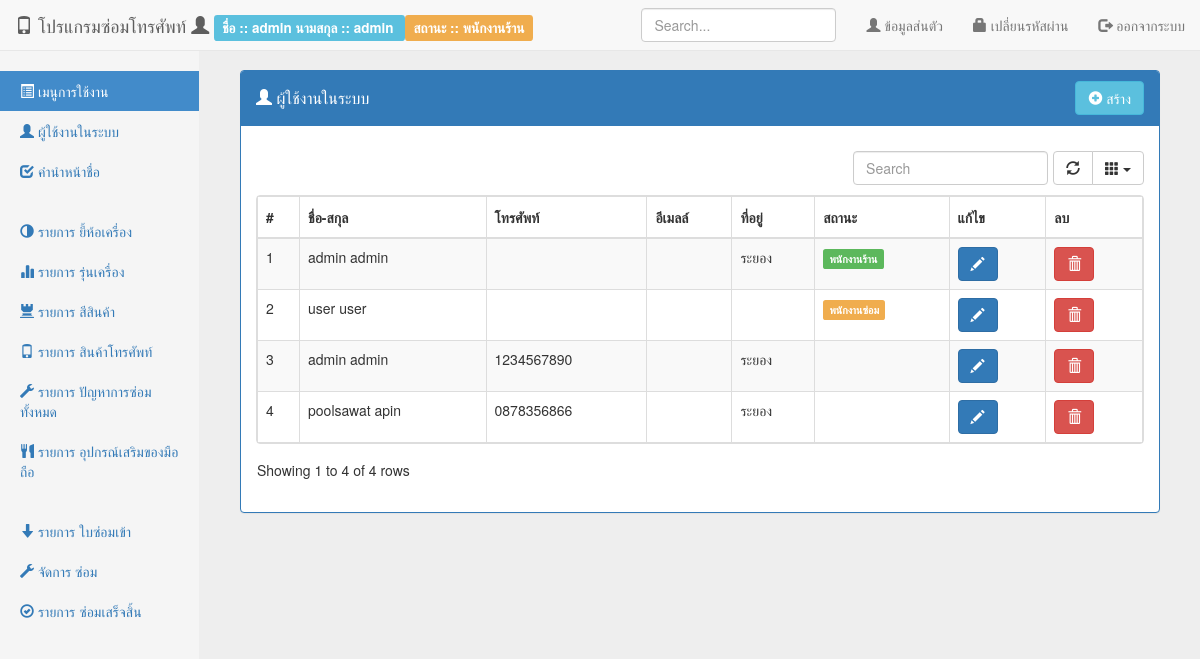
Page /src/back/index.php?page=list-person (signed in) on the earlier database version.
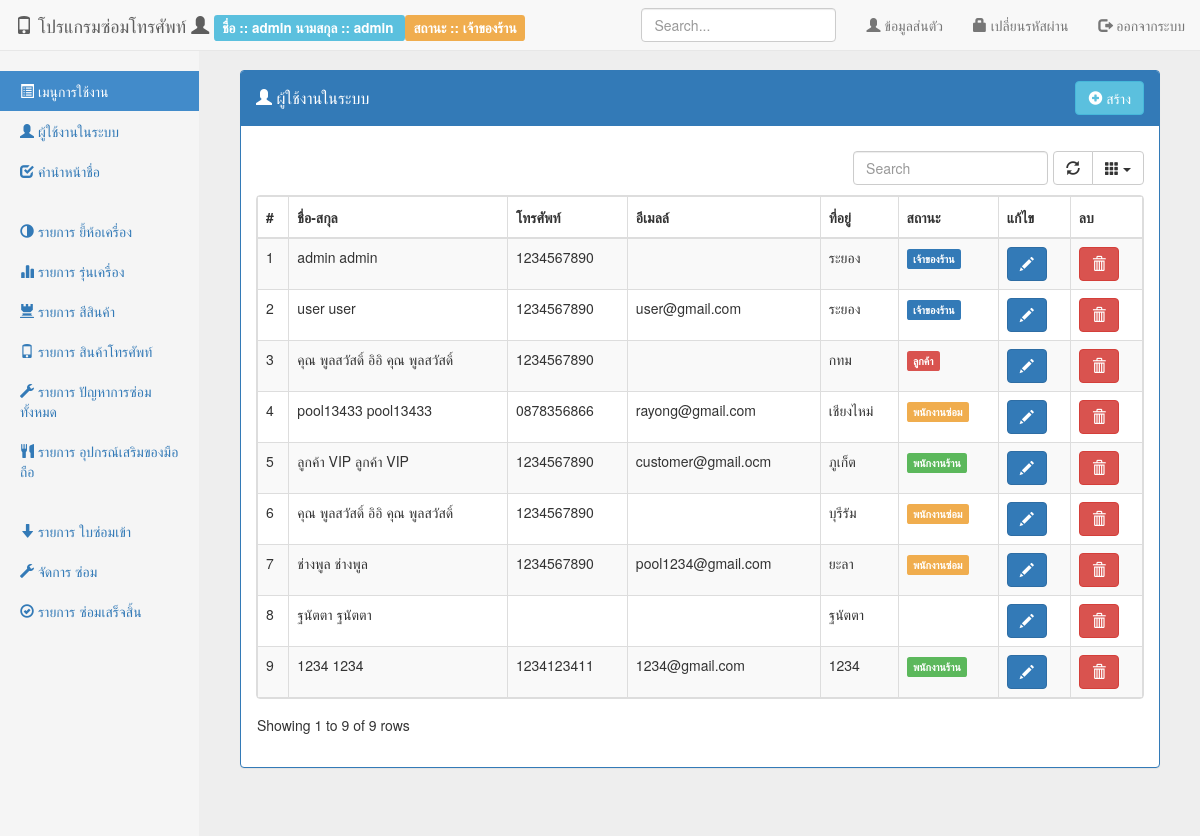
Same page on the later database version.
### tables this page shows
CREATE TABLE IF NOT EXISTS `person` (
  `per_id` int(11) NOT NULL AUTO_INCREMENT,
  `per_status` int(2) NOT NULL COMMENT ' ''1'' => ''พนักงานร้าน'',         ''2'' => ''พนักงานซ่อม'',         ''3'' => ''เจ้าของร้าน'',         ''4'' => ''ลูกค้า'',',
  `per_fname` varchar(50) NOT NULL,
  `per_lname` varchar(50) NOT NULL,
  `per_username` varchar(50) NOT NULL,
  `per_password` varchar(50) NOT NULL,
  `per_idcard` varchar(15) NOT NULL,
  `per_address` text NOT NULL,
  `per_mobile` varchar(50) NOT NULL,
  `per_email` varchar(50) NOT NULL,
  `per_createdate` timestamp NOT NULL DEFAULT CURRENT_TIMESTAMP,
  `per_createby` int(11) NOT NULL,
  `per_updatedate` timestamp NOT NULL DEFAULT CURRENT_TIMESTAMP,
  `per_updateby` int(11) NOT NULL,
  PRIMARY KEY (`per_id`),
  UNIQUE KEY `per_idcard` (`per_idcard`),
  KEY `per_idcard_2` (`per_idcard`)
);

### src/config/extension.php (called while the page is built, shortened)
<?php
function listPersonStatus() {
    return array(
        '1' => 'พนักงานร้าน',
        '2' => 'พนักงานซ่อม',
        '3' => 'เจ้าของร้าน',
        '4' => 'ลูกค้า',
    );
}
function getDataList($params, $list) {
    $array = $list;
    if (!empty($params)):
        $result = "";
        foreach ($array as $key => $value):
            if ($key == $params):
                $result = $value;
            endif;
        endforeach;
        return $result;
    endif;
}
function listPersonStatusColor() {
    return array(
        '1' => 'success',
        '2' => 'warning',
        '3' => 'primary',
        '4' => 'danger',
    );
}

### src/back/list-person.php (the view, shortened to what the changed rows need)
<div class="panel panel-primary">
    <div class="panel-heading clearfix">
        <h4 class="panel-title pull-left" style="padding-top: 7.5px;">
            <i class="glyphicon glyphicon-user"></i> ผู้ใช้งานในระบบ
        </h4>
        <div class="btn-group pull-right">
            <a href="index.php?page=frm-person" class="btn btn-info">
                <i class="glyphicon glyphicon-plus-sign"></i> สร้าง
            </a>
        </div>
    </div>
    <div class="panel-body">
        <div class="table-responsive">
            <table class="table table-striped table-bordered dataTable" data-defaultsort="desc">
                <thead>
                    <tr>
                        <th>#</th>
                        <th>ชื่อ-สกุล</th>
                        <th>โทรศัพท์</th>
                        <th>อีเมลล์</th>
                        <th>ที่อยู่</th>
                        <th>สถานะ</th>
                        <th>แก้ไข</th>
                        <th>ลบ</th>
                    </tr>
                </thead>
                <tbody>
                    <?php
                    $sql_person = "SELECT * FROM person ORDER BY per_id";
                    $query_person = mysql_query($sql_person) or die(mysql_error());
                    $row = 1;
                    while ($data = mysql_fetch_array($query_person)):
                        ?>
                        <tr>
                            <td><?= $row ?></td>
                            <td><?= $data['per_fname'] . "  " . $data['per_lname'] ?></td>
                            <td><?= $data['per_mobile'] ?></td>
                            <td><?= $data['per_email'] ?></td>
                            <td><?= $data['per_address'] ?></td>
                            <td>
                                <span class="label label-<?= getDataList($data['per_status'], listPersonStatusColor()) ?>">
                                    <?= getDataList($data['per_status'], listPersonStatus()) ?>
                                </span>
                            </td>
                            <td>
                                <a href="index.php?page=frm-person&id=<?= $data['per_id'] ?>" class="btn btn-primary">
                                    <i class="glyphicon glyphicon-pencil"></i>
                                </a>
                            </td>
                            <td>
                                <button type="button" class="btn btn-danger" onclick="delete_data(<?= $data['per_id'] ?>, '../action/person.php?method=delete')">
                                    <i class="glyphicon glyphicon-trash"></i>
                                </button>
                            </td>
                        </tr>
                        <?php
                        $row++;
                    endwhile;
                    ?>
                </tbody>
            </table>
        </div>
    </div>
</div>

### src/back/menu-top.php (shortened to what the changed rows need)
<?php
$per_fname = '';
$per_lname = '';
$per_status = '';
if (!empty($_SESSION['person'])):
    $person = $_SESSION['person'];
    $per_fname = $person['per_fname'];
    $per_lname = $person['per_lname'];
    $per_status = $person['per_status'];
endif;
?>
<div class="navbar navbar-default navbar-fixed-top" role="navigation">
    <div class="container-fluid">
        <div class="navbar-header">
            <a class="navbar-brand" href="#">
                <i class="glyphicon glyphicon-phone"></i> โปรแกรมซ่อมโทรศัพท์
                <i class="glyphicon glyphicon-user"></i>
                <div class="label label-info">
                    <?= ' ชื่อ :: ' . $per_fname . '   นามสกุล :: ' . $per_lname ?>
                </div>
                <div class="label label-warning">
                    <?= ' สถานะ :: ' . getDataList($per_status, listPersonStatus()) ?>
                </div>
            </a>
        </div>
    </div>
</div>

Differences in the rows shown:
removed person: per_fname "admin", per_lname "admin", per_mobile "1234567890", per_address "ระยอง", per_status 0 (drawn)
removed person: per_fname "poolsawat", per_lname "apin", per_mobile "0878356866", per_address "ระยอง", per_status 0 (drawn)
changed person "admin": per_mobile (not shown) → "1234567890"; per_status "พนักงานร้าน" → "เจ้าของร้าน"
changed person "user": per_mobile (not shown) → "1234567890"; per_email (not shown) → "user@gmail.com"; per_address (not shown) → "ระยอง"; per_status "พนักงานซ่อม" → "เจ้าของร้าน"
added person: per_fname "คุณ พูลสวัสดิ์ อิอิ", per_lname "คุณ พูลสวัสดิ์", per_mobile "1234567890", per_address "กทม", per_status "ลูกค้า"
added person: per_fname "pool13433", per_lname "pool13433", per_mobile "0878356866", per_email "rayong@gmail.com", per_address "เชียงไหม่", per_status "พนักงานซ่อม"
added person: per_fname "ลูกค้า VIP", per_lname "ลูกค้า VIP", per_mobile "1234567890", per_email "customer@gmail.ocm", per_address "ภูเก็ต", per_status "พนักงานร้าน"
added person: per_fname "คุณ พูลสวัสดิ์ อิอิ", per_lname "คุณ พูลสวัสดิ์", per_mobile "1234567890", per_address "บุรีรัม", per_status "พนักงานซ่อม"
added person: per_fname "ช่างพูล", per_lname "ช่างพูล", per_mobile "1234567890", per_email "pool1234@gmail.com", per_address "ยะลา", per_status "พนักงานซ่อม"
added person: per_fname "ฐนัตตา", per_lname "ฐนัตตา", per_address "ฐนัตตา", per_status 0 (drawn)
added person: per_fname "1234", per_lname "1234", per_mobile "1234123411", per_email "1234@gmail.com", per_address "1234", per_status "พนักงานร้าน"
Other differences:
getDataList($per_status, listPersonStatus()): "พนักงานร้าน" → "เจ้าของร้าน"
text written by a page script: "Showing 1 to 4 of 4 rows" → "Showing 1 to 9 of 9 rows"
